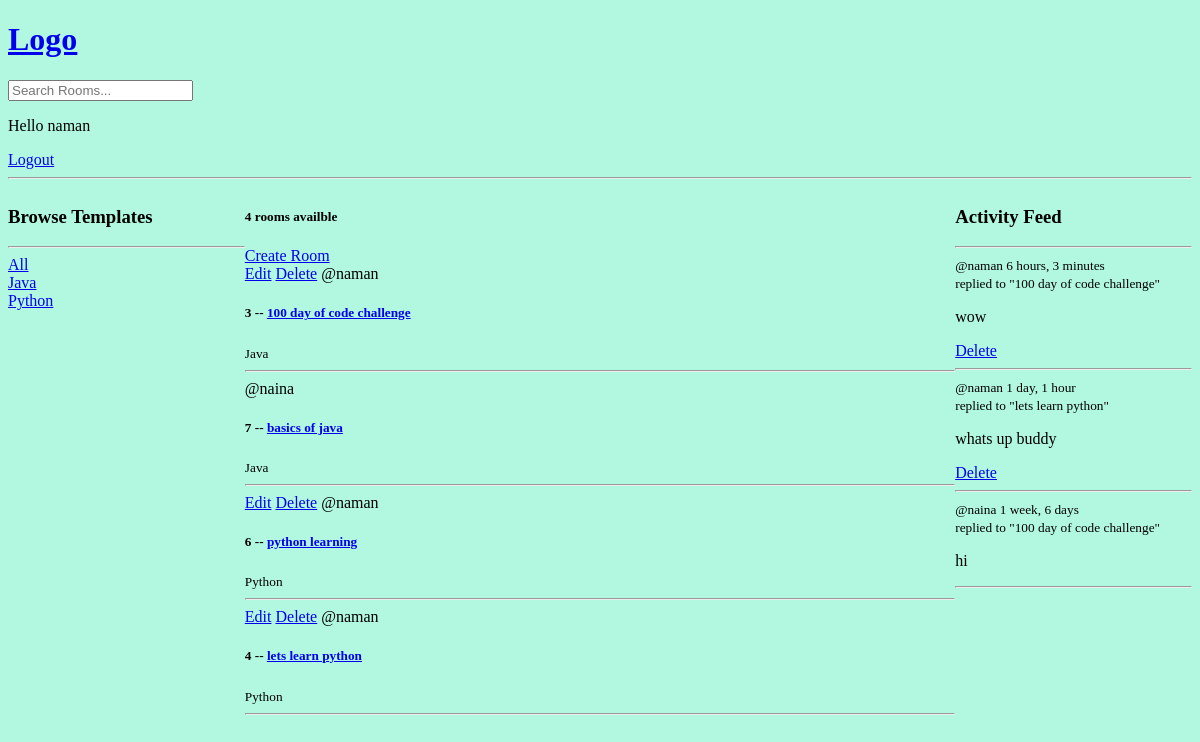
The app's page / (signed in), older data.
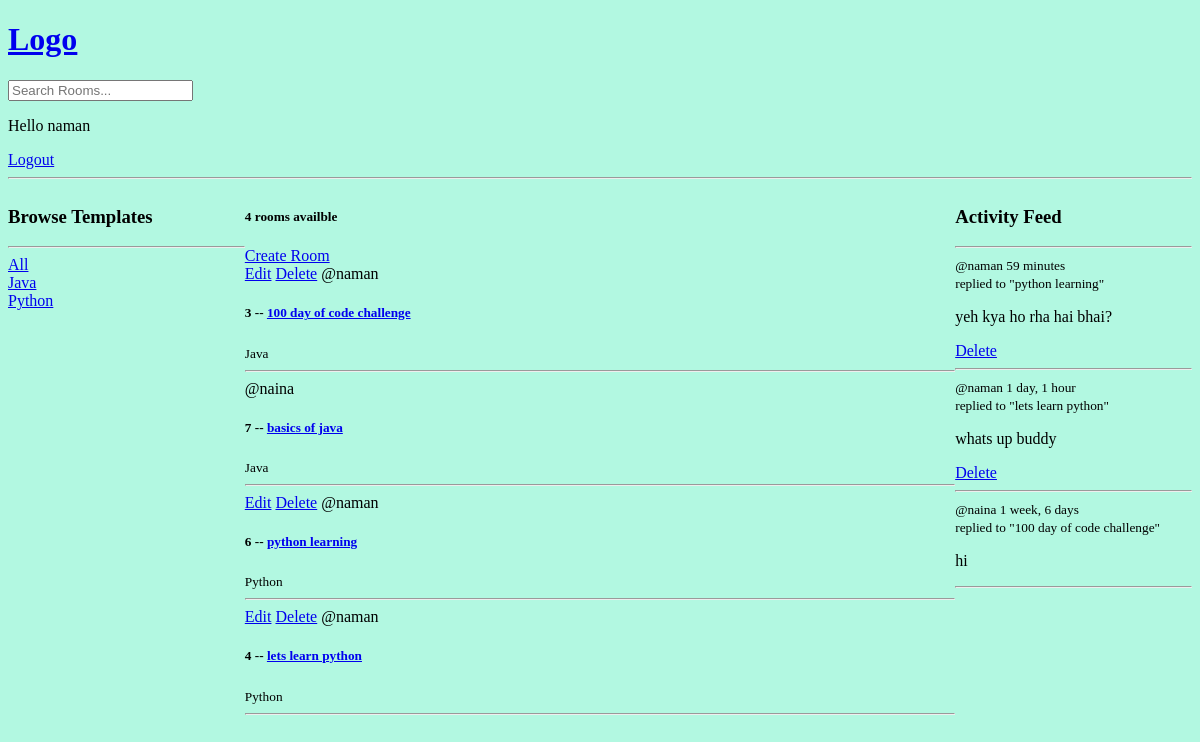
The same page, newer data.
### base/models.py (models this page shows)
class Topic(models.Model):
    name = models.CharField(max_length=200)
    def __str__(self):
        return self.name

class Room(models.Model):
    host = models.ForeignKey(User, on_delete=models.SET_NULL, null=True)
    topic = models.ForeignKey(Topic, on_delete=models.SET_NULL, null=True)
    name = models.CharField(max_length=200)
    description = models.TextField(null=True, blank=True)
    participants = models.ManyToManyField(User, related_name='participants',blank=True)
    updated = models.DateTimeField(auto_now=True)
    created = models.DateTimeField(auto_now_add=True)
    class Meta:
        ordering = [ '-updated', '-created']
    def __str__(self):
        return self.name

class Message(models.Model):
    user = models.ForeignKey(User, on_delete=models.CASCADE)
    room = models.ForeignKey(Room, on_delete=models.CASCADE, default=1)  # default value set to 1 temporarily
    body = models.TextField()
    updated = models.DateTimeField(auto_now=True)
    created = models.DateTimeField(auto_now_add=True)
    class Meta:
        ordering = [ '-updated', '-created']
    def __str__(self):
        return self.body[:50]

### base/views.py (the view)
# urls.py: path('',views.home,name='home'),
def home(request):
    q = request.GET.get("q") if request.GET.get('q') != None else ''
    rooms = Room.objects.filter(Q(topic__name__icontains=q) | Q(name__icontains=q) | Q(description__icontains=q)
    )
    topics = Topic.objects.all()
    room_count = rooms.count()
    room_messages = Message.objects.filter(Q(room__topic__name__icontains=q))
    context = {'rooms':rooms, 'topics': topics, 'room_count': room_count,'room_messages':room_messages}
    return render(request,'base/home.html',context)

### base/templates/base/home.html (shortened to what this page needs)
<!DOCTYPE html>
<html lang="en">
<head>
</head>
<body>
    {% extends 'main.html' %}
    {% block content%}
<div class="home-container">
    <div>
        {% include 'base/topics_component.html' %}
    </div>
    <div>
        <h5>{{room_count}} rooms availble</h5>
        <a href="{% url 'create-room' %}">Create Room</a>
        {% include 'base/feed_component.html' %}
    </div>
    <div>
        {%include 'base/activity_component.html' %}
    </div>
    {% endblock %}

### base/templates/base/topics_component.html (shortened to what this page needs)
<!DOCTYPE html>
<html lang="en">
<head>
</head>
<body>
    <h3>Browse Templates</h3>
        <hr>
        <div>
            <a href="{% url 'home' %}">All</a>
        </div>
        {% for topic in topics %}
            <div>
                <a href="{% url 'home' %}?q={{topic.name}}">{{topic}}</a>
            </div>
        {% endfor %}
</body>
</html>

### base/templates/base/feed_component.html (shortened to what this page needs)
<!DOCTYPE html>
<html lang="en">
<head>
</head>
<body>
    {% for room in rooms%}
            <div>
                {% if request.user == room.host %}
                <a href="{% url 'update-room' room.id %}">Edit</a>
                <a href="{% url 'delete-room' room.id %}">Delete</a>
                {% endif %}
                <span>@{{room.host.username}}</span>
                <h5>{{room.id}} -- <a href="{%url 'room' room.id %}"> {{room.name}}</a></h5>
                <small>{{room.topic.name}}</small>
                <hr>
            </div>
        {% endfor %}
</body>
</html>

### base/templates/base/activity_component.html (shortened to what this page needs)
<!DOCTYPE html>
<html lang="en">
<head>
</head>
<body>
    <h3>Activity Feed</h3><hr>
    {% for message in room_messages %}
        <div>
            <small>@{{message.user}} {{message.created|timesince}}</small><br>
            <small>replied to "{{message.room}}"</small>
            <p>{{message}}</p>
            {% if request.user == message.user%}
            <a href="{% url 'delete-message' message.id %}">Delete</a>
            {% endif %}
            <hr>
        </div>
    {% endfor %}
</body>
</html>

Row changes from the older to the newer data that the page shows:
removed Message: user "naman", created "6 hours, 3 minutes", room "100 day of code challenge", body "wow", shows "Delete"
added Message: user "naman", created "59 minutes", room "python learning", body "yeh kya ho rha hai bhai?", shows "Delete"
